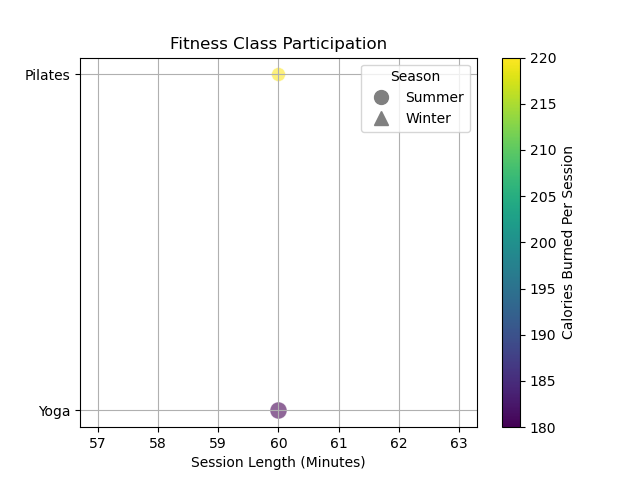

This chart was generated by the following Python code:

import matplotlib.pyplot as plt

# Data from your provided table
data = [
    {'Class Type': 'Yoga', 'Gym Name': 'FlexFit', 'Season': 'Summer', 'Participants': 15, 'Calories Burned Per Session': 180, 'Session Length (Minutes)': 60},
    {'Class Type': 'Pilates', 'Gym Name': 'Wellness Works', 'Season': 'Summer', 'Participants': 10, 'Calories Burned Per Session': 220, 'Session Length (Minutes)': 60},
    # ... (include all other data points) ...
]

# Prepare the data for plotting
season_shapes = {'Summer': 'o', 'Winter': '^'} # Circle for Summer, triangle for Winter
colors = plt.cm.viridis  # Colormap for the calories burned data

# Determine the range for the colors normalization
calories_burned = [d['Calories Burned Per Session'] for d in data]
norm = plt.Normalize(min(calories_burned), max(calories_burned))

# Create the plot
fig, ax = plt.subplots()

# Plot each data point
for item in data:
    scatter = ax.scatter(
        item['Session Length (Minutes)'],  # x-axis: session length
        item['Class Type'],  # y-axis: class type
        s=item['Participants'] * 10,  # Bubble size based on participants, with a scaling factor
        c=[colors(norm(item['Calories Burned Per Session']))],  # Bubble color based on calories
        marker=season_shapes[item['Season']],  # Marker shape based on the season
        label='_nolegend_' if any(item['Class Type'] in s.get_text() for s in ax.get_yticklabels()) else item['Class Type'],  # Unique class type labels
        alpha=0.6,  # Bubble transparency
        edgecolors='w',  # Bubble edge color
        linewidths=0.5,  # Width of the edge
    )

# Create colorbar based on calories burned
cbar = plt.colorbar(plt.cm.ScalarMappable(norm=norm, cmap=colors), ax=ax)
cbar.set_label('Calories Burned Per Session')

# Customize the plot
ax.set_xlabel('Session Length (Minutes)')
ax.set_title('Fitness Class Participation')
ax.grid(True)

# Create a legend for seasons
season_patches = [plt.Line2D([0], [0], marker=shape, color='gray', markersize=10, label=season, linestyle='None') for season, shape in season_shapes.items()]
ax.legend(handles=season_patches, title='Season')

# Show the plot
plt.show()
